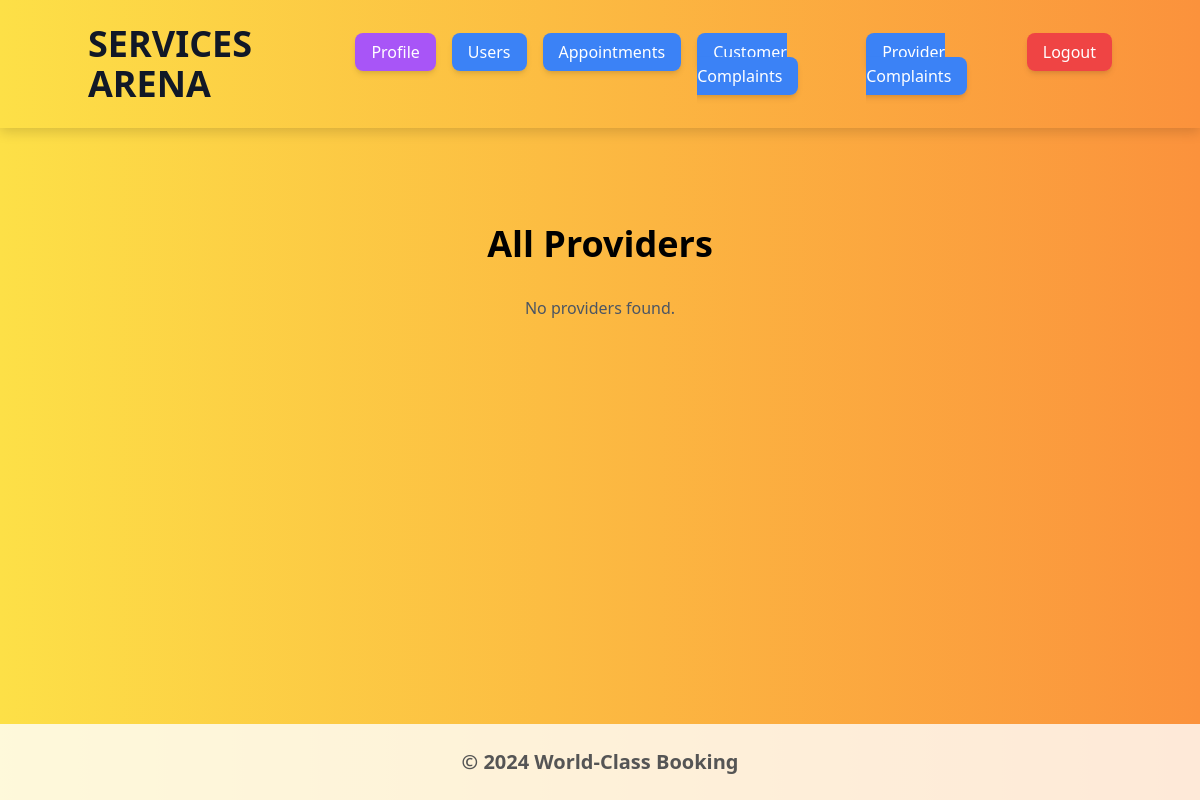
/admin/view_providers (signed in), run on an earlier commit of the app's database.
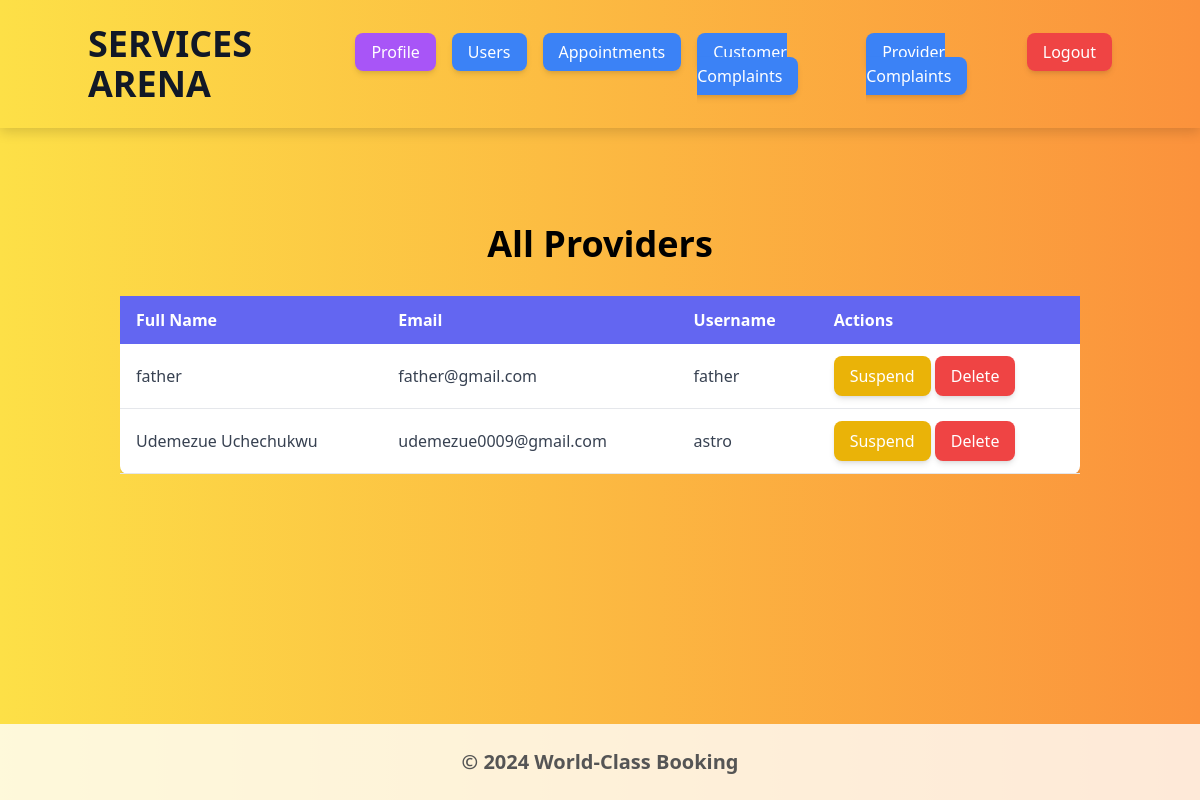
And on a later commit of the database.
### book/models.py (models this page shows, shortened)
class User(UserMixin, db.Model):
    id = db.Column(db.Integer, primary_key=True)
    full_name = db.Column(db.String(300), nullable=False, unique=True)
    role = db.Column(db.String(20), nullable=False)
    username = db.Column(db.String(150), unique=True, nullable=False)
    email = db.Column(db.String(150), unique=True, nullable=False)
    created_at = db.Column(db.DateTime, nullable=False, default=datetime.utcnow)
    password_hash = db.Column(db.String(200), nullable=False)
    last_login = db.Column(db.DateTime, nullable=True)
    updated_at = db.Column(db.DateTime, onupdate=datetime.utcnow)
    is_active = db.Column(db.Boolean, nullable=False, default=True)

### book/users/routes.py (the view)
@booking_system.route('/admin/view_providers', methods=['GET'])
@login_required
def view_providers():
    if current_user.role != 'admin':
        flash("You do not have permission to access this page.")
        return redirect(url_for('core.index'))
    providers = User.query.filter_by(role='provider').all()
    return render_template('view_providers.html', providers=providers)

### book/models.py (called while the page is built)
@login_manager.user_loader
def load_user(user_id):
    return User.query.get(int(user_id))

### book/templates/view_providers.html
{% extends 'base.html' %}
{% block content %}
<div class="container mx-auto py-12">
    <h1 class="text-4xl font-bold text-center mb-8">All Providers</h1>
    {% if providers %}
        <div class="overflow-x-auto">
            <table class="min-w-full bg-white rounded-lg shadow-md">
                <thead class="bg-indigo-500 text-white">
                    <tr>
                        <th class="py-3 px-4 text-left">Full Name</th>
                        <th class="py-3 px-4 text-left">Email</th>
                        <th class="py-3 px-4 text-left">Username</th>
                        <th class="py-3 px-4 text-left">Actions</th>
                    </tr>
                </thead>
                <tbody class="text-gray-700">
                    {% for provider in providers %}
                        <tr class="hover:bg-indigo-100 transition duration-300">
                            <td class="py-3 px-4 border-b">{{ provider.full_name }}</td>
                            <td class="py-3 px-4 border-b">{{ provider.email }}</td>
                            <td class="py-3 px-4 border-b">{{ provider.username }}</td>
                            <td class="py-3 px-4 border-b">
                                <form action="{{ url_for('suspend_user', user_name=provider.full_name) }}" method="post" style="display:inline;">
                                    <button type="submit" class="bg-yellow-500 text-white py-2 px-4 rounded-lg hover:bg-yellow-700 transition duration-300 shadow-md">Suspend</button>
                                </form>
                                <form action="{{ url_for('delete_user', user_name=provider.full_name) }}" method="post" style="display:inline;">
                                    <button type="submit" class="bg-red-500 text-white py-2 px-4 rounded-lg hover:bg-red-700 transition duration-300 shadow-md">Delete</button>
                                </form>
                            </td>
                        </tr>
                    {% endfor %}
                </tbody>
            </table>
        </div>
    {% else %}
        <p class="text-center text-gray-600">No providers found.</p>
    {% endif %}
</div>
{% endblock %}

What changed in the data, as far as the page shows it:
added User: full_name "father", email "father@gmail.com", username "father"
added User: full_name "Udemezue Uchechukwu", email "udemezue0009@gmail.com", username "astro"
Also different on the page:
text no longer shown: "No providers found."
text now shown: "Full Name Email Username Actions"
